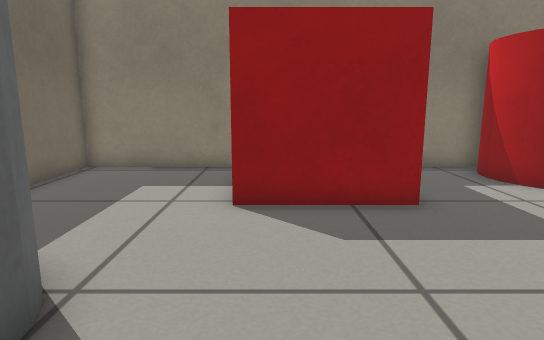
view 1 (above)

16 first-person views from a walk through a robot-simulator world made for Gazebo. The camera is 0.52 m above the floor, tilts 10° down and sees 75° across. The floor is counted in squares, 0.25 m on a side. Each view is taken from the middle of a square. On the plan, view 1 faces up. The plan holds only what a view shows up to about 19 squares ahead; the rest is blank. Robots are left out.

view 2
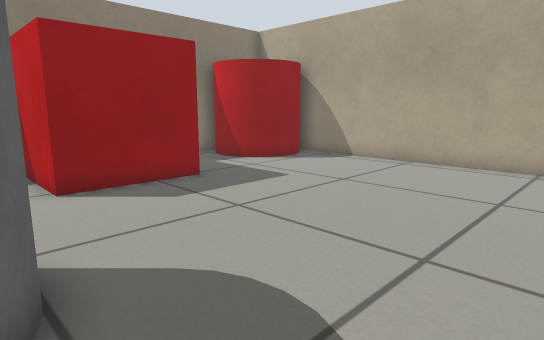

view 3
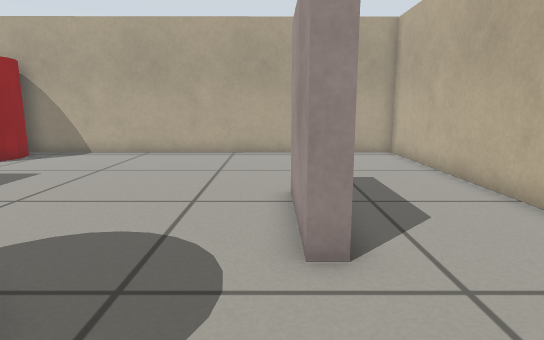

view 4
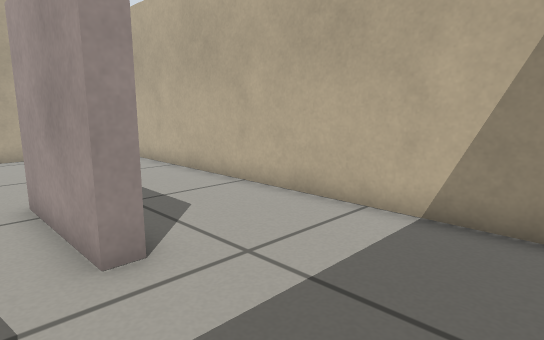

view 5
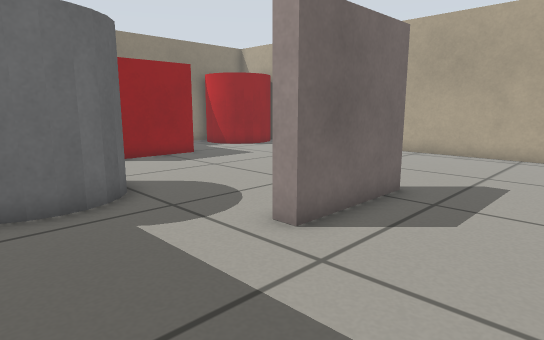

view 6
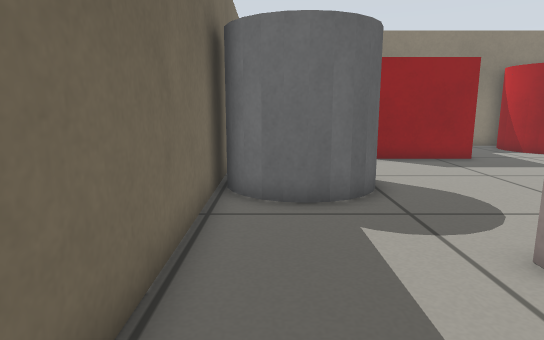

view 7
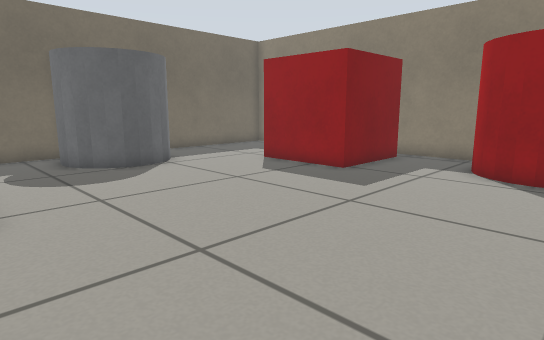

view 8
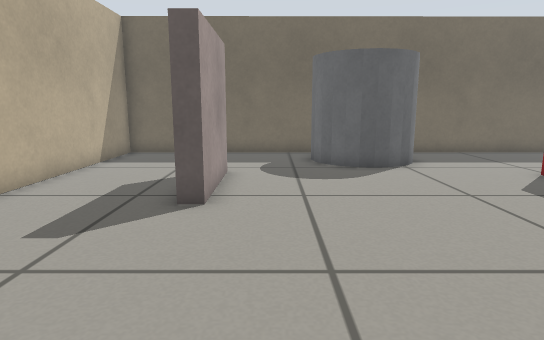

view 9
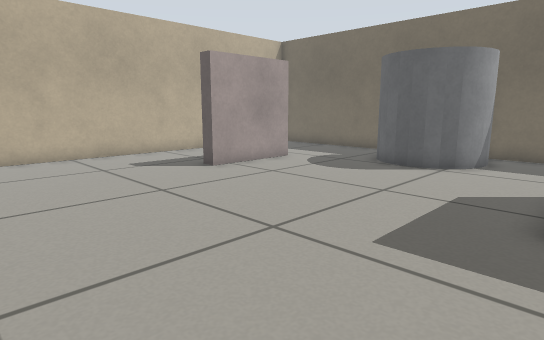

view 10
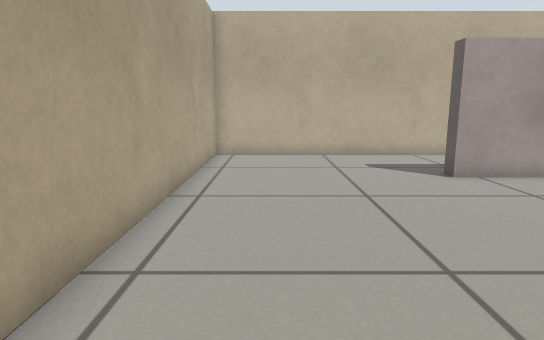

view 11
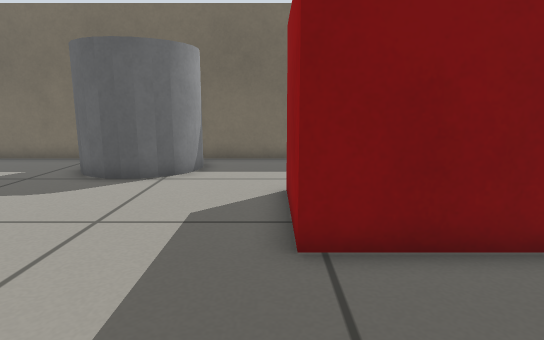

view 12
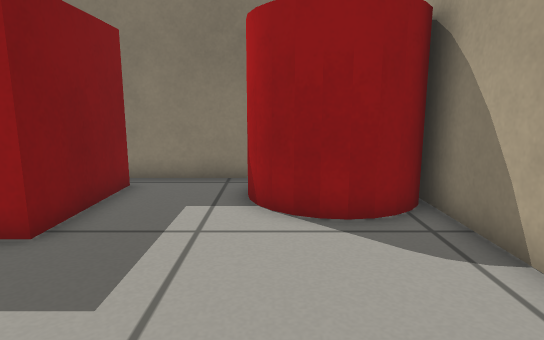

view 13
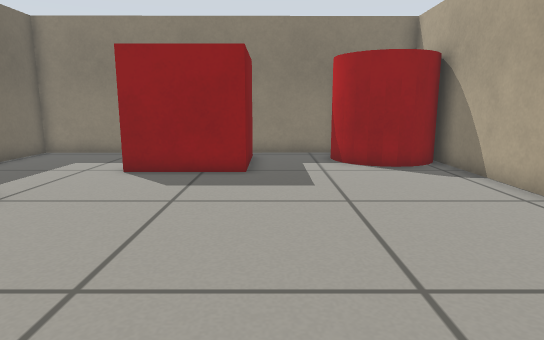

view 14
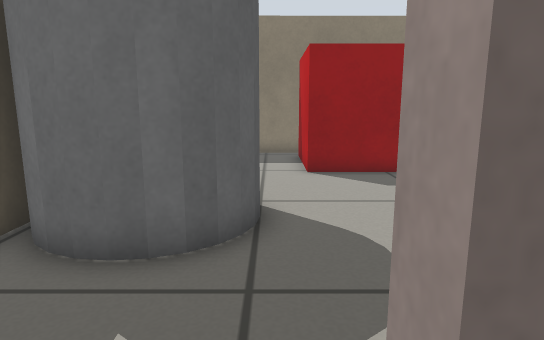

view 15
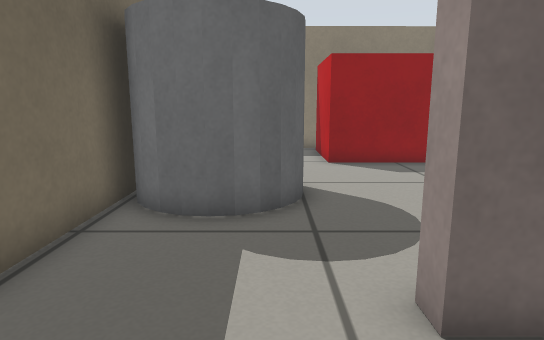

view 16
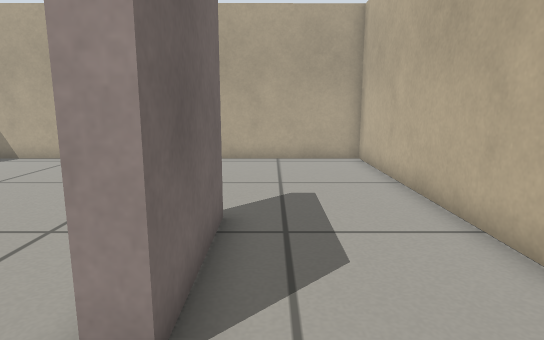

### Floor plan
Key: @ floor where view 1 was taken; # wall or solid block; . floor; C red cylinder; B red box; G grey cylinder.
Columns run from 7 left of view 1 to 11 right of it. Each row starts with its distance up from view 1.
 13             ##
 12 #######   ###.C
 11 #.....B   B...C
 10 #.....B   B...C  C#
  9 #.....B   B...CCCC#
  8 #.....B   B.......#
  7 #......BBBB.......#
  6 #.................#
  5 #.................#
  4 #GGGG.............#
  3 #G  GG............#
  2 #G  GG............#
  1 #.GGG.............#
  0 #......@..........#
 -1 #.................#
 -2 #.................#
 -3 #.....####........#
 -4 #.................#
 -5 #.................#
 -6 #.................#
 -7 #.................#
 -8 ###################

Where each view was taken, in squares from view 1:
view 1: 0 up, 0 right, facing up
view 2: 2 down, 3 left, facing up-right
view 3: 2 down, 6 left, facing right
view 4: 1 down, 6 left, facing down-right
view 5: 7 down, 6 left, facing up-right
view 6: 7 down, 5 left, facing up
view 7: 3 down, 10 right, facing up-left
view 8: 1 down, 10 right, facing left
view 9: 8 up, 10 right, facing down-left
view 10: 8 up, 8 right, facing down
view 11: 7 up, 8 right, facing left
view 12: 2 up, 7 right, facing up
view 13: 4 down, 4 right, facing up
view 14: 4 down, 2 left, facing up
view 15: 6 down, 3 left, facing up
view 16: 4 down, 4 left, facing right
